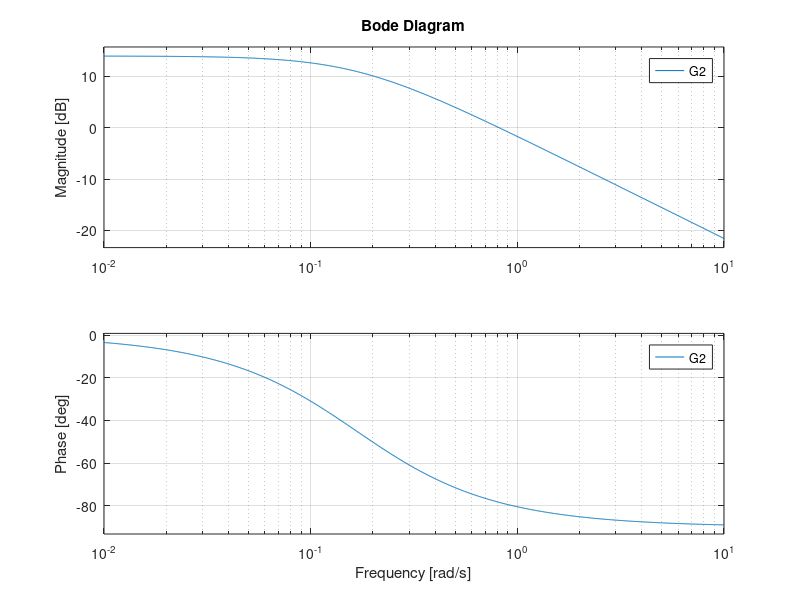
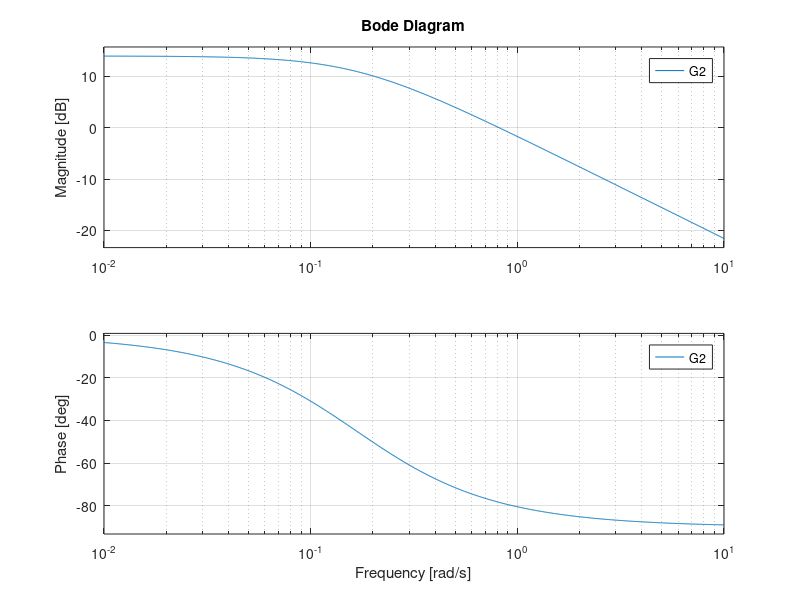
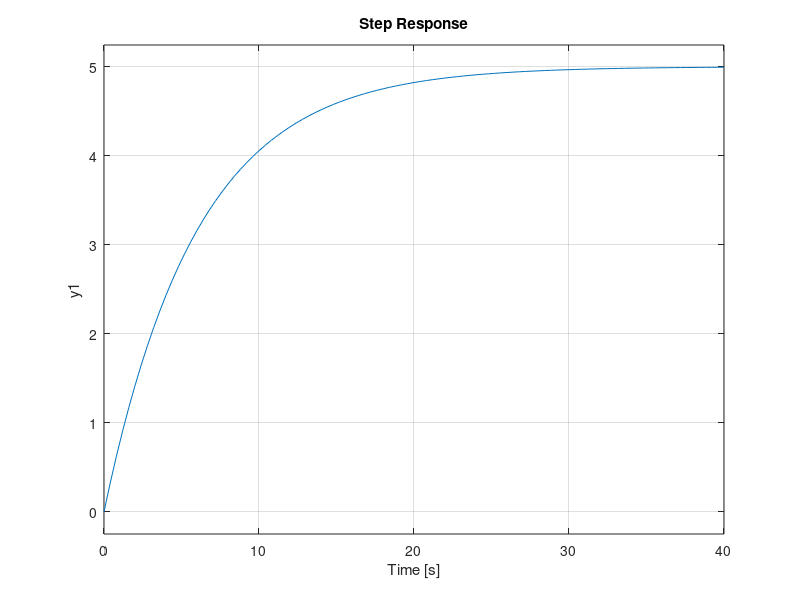
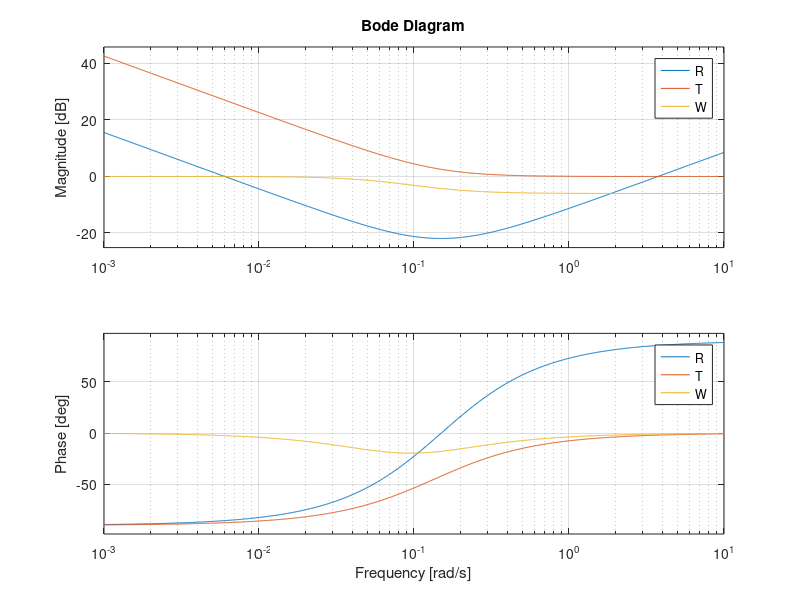

Source code (MATLAB) for these figures, in order:
%%%%%%%%%%%%%%%%%%%%%%%%%%%%%%%%%%%%%%%%%%%%%%%%%%%%%%%%%%%%%%%%%%%%%%
%
% Analisi filtro del secondo ordine per inverter con controllo a PWM
%
%%%%%%%%%%%%%%%%%%%%%%%%%%%%%%%%%%%%%%%%%%%%%%%%%%%%%%%%%%%%%%%%%%%%%%
%
clear all;
close all;
%
 %%syms k0 kp ;
%% Guadagni ipotetici dei trasduttori 
%
kSv = .033;        % fattore di trasduzione della tensione:
 
%% Parametri fisici dell'inverter
%
fsw = 10;         % frequenza di switching di  Introduzione Esercitazione n.2.pdf
Vdc = 450;          % tensione dc nominale
Rth = 5;         % °C/W
Cth = 1.2;          % J/°C
fc=0.4% frequenza di banda passante 

%
%% Modello dinamico dell'inverter
%
s = tf('s');
D = 1 + s*(Rth*Cth);
tau=Rth*Cth;
G2 = Rth/D;%G2 è il T(s)  sistema da regolare 
%
bode(G2);

figure;
bode(G2);
%
figure;
step(G2);
%
%% Progetto di un regolatore PID
%
% Calcolo il guadagno dei trasduttori lungo l'anello
%
Gadc = 1/3.3;                   % guadagno equivalente dell'ADC
Gpwm = Vdc;                % guadagno equivalente del modulatore ,, 
%Vdc/1440 , dive 1440 è i max che i timer conta  per avere i
%periodo di pwm  
G0 = kSv*Gpwm*Gadc;             % guadagno totale incluso sensore di tensione
%
%
wcr = 2*pi*fc;               % frequenza di taglio desiderata
[MG2, PhiG2] = bode(G2,wcr);     % modulo e fase di G2 alla pulsazione wcr
%

beta = 0.9;
wr = 1/tau;% di T(s)
wz = beta*wr;
k0 = wcr/(G0*MG2*(1+(wcr/(beta*wr))^2)); % valore di k0 per avere wcr
%
% Criterio di progetto: posiziono i due zeri del regolatore alla stessa
% pulsazione pari a beta*wr

R = (k0/s)*(1+s/wz)^2;                    % regolatore
T = R*G2*G0;    % catena aperta                          % guadagno d'anello
W = T/(1+T);                             % FdT a catena chiusa
%
figure;
bode(R,T,W);
grid on;
%
figure;
step(W);
%
%% Coefficienti del regolatore PID (tempo continuo)
%
ki = k0;
kp = 2*ki/(beta*wr);
kd = ki/(beta*wr)^2;
%
%% Mappatura dei coefficienti per il controllore digitale
%
kpd = round(kp);
kid = round(ki/fsw);
kdd = round(kd*fsw);